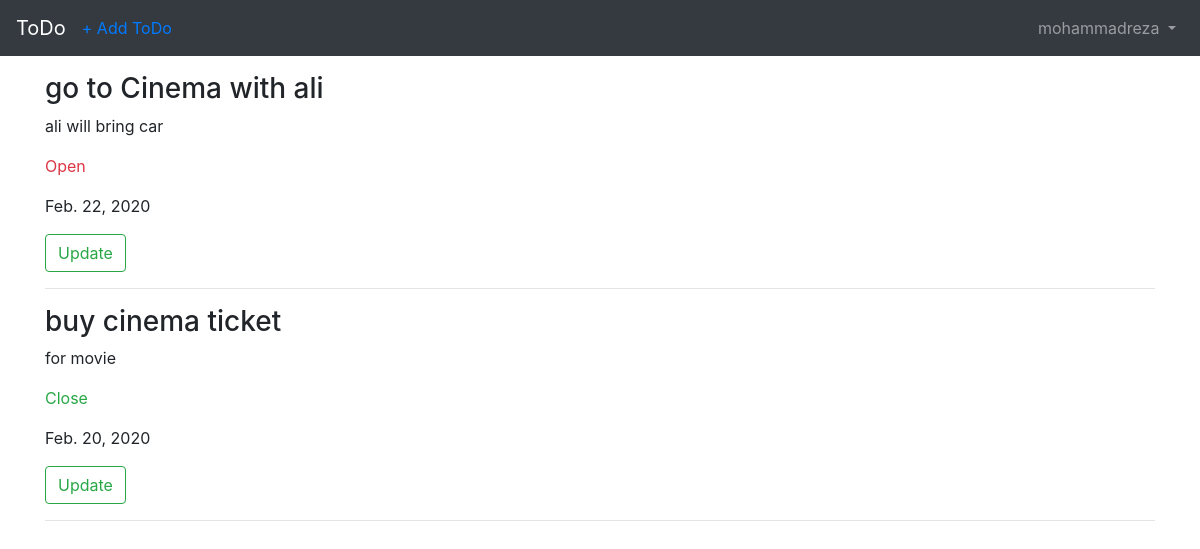
The app's page / (signed in) with its own data.
### users/models.py (models this page shows)
class CustomUser(AbstractUser):
    GENDER_CHOICES = [
        ('M', 'male'),
        ('F', 'female'),
        ('U', 'unknown'),
    ]
    birth_year = models.PositiveIntegerField(null=True, blank=True)
    about = models.CharField(max_length=200)
    join_date = models.DateTimeField(auto_now_add=True)
    gender = models.CharField(
        max_length=1,
        choices=GENDER_CHOICES,
        default='U',
    )

### pages/models.py (models this page shows, shortened)
class ToDo_obj(models.Model):
    STATUS_CHOICES = [
        ('O', 'Open'),
        ('C', 'Close'),
    ]
    title = models.CharField(max_length=200)
    explaination = models.TextField(blank=True, null=True)
    create_date = models.DateTimeField(auto_now_add=True)
    deadline = models.DateField()
    status = models.CharField(
        max_length=1,
        choices=STATUS_CHOICES,
        default='O'
    )
    author = models.ForeignKey(
        get_user_model(),
        on_delete=models.CASCADE,
    )

### pages/views.py (the view)
# urls.py: path('', HomePageView.as_view(), name='home'),
class HomePageView(LoginRequiredMixin, ListView):
    model = ToDo_obj
    template_name = 'home.html'
    login_url = 'login'

### templates/home.html (shortened to what this page needs)
{% extends 'base.html' %}
{% block content %}
  {% for todo in object_list %}
    {% if request.user == todo.author %}
      <p>
        <h3>{{ todo.title }}</h3>
        <p>{{ todo.explaination }}</p>
        {% if todo.status == 'O' %}
          <p class="text-danger">Open</p>
        {% else %}
          <p class="text-success">Close</p>
        {% endif %}
        <p>{{ todo.deadline }}</p>
        <a class="btn btn-outline-success" href="{% url 'todo_update' todo.pk %}">Update</a>
      </p>
      <hr>
    {% endif %}
  {% endfor %}
{% endblock content %}

### templates/base.html (shortened to what this page needs)
<!DOCTYPE html>
<html lang="en">
<head>
<link rel="stylesheet"
href="https://stackpath.bootstrapcdn.com/bootstrap/4.1.3/css/bootstrap.min.css"
integrity="sha384-MCw98/SFnGE8fJT3GXwEOngsV7Zt27NXFoaoApmYm81iuXoPkFOJwJ8ERdknLPMO"
crossorigin="anonymous">
  </head>
<body>
<nav class="navbar navbar-expand-md navbar-dark bg-dark mb- ">
<a class="navbar-brand" href="{% url 'home' %}">ToDo</a>
{% if user.is_authenticated %}
<ul class="navbar-nav mr-auto">
  <li class="nav-item"><a href="{% url 'todo_new' %}">+ Add ToDo</a></li>
</ul>
{% endif %}
<div class="collapse navbar-collapse" id="navbarCollapse">
{% if user.is_authenticated %}
<ul class="navbar-nav ml-auto">
<li class="nav-item">
<a class="nav-link dropdown-toggle" href="#" id="userMenu"
data-toggle="dropdown" aria-haspopup="true"
aria-expanded="false">
{{ user.username }}
</a>
</li>
</ul>
     {% endif %}
     </div>
     </nav>
     <div class="container">
     {% block content %}
     {% endblock content %}
     </div>
  </body>
</html>

### records on screen
CustomUser: username "mohammadreza"
ToDo_obj: title "go to Cinema with ali", explaination "ali will bring car", status "Open", deadline "Feb. 22, 2020"
ToDo_obj: title "buy cinema ticket", explaination "for movie", status "Close", deadline "Feb. 20, 2020"
